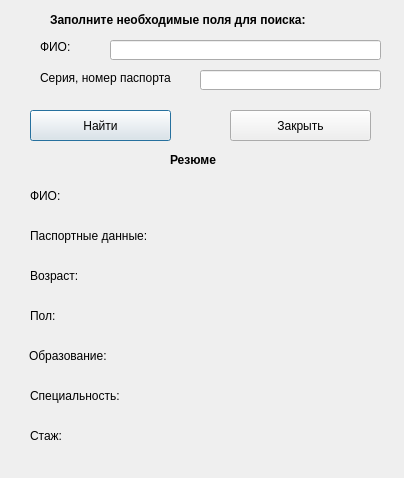
<?xml version="1.0" encoding="UTF-8"?>
<ui version="4.0">
 <class>SearchResume</class>
 <widget class="QDialog" name="SearchResume">
  <property name="geometry">
   <rect>
    <x>0</x>
    <y>0</y>
    <width>404</width>
    <height>478</height>
   </rect>
  </property>
  <property name="windowTitle">
   <string>Dialog</string>
  </property>
  <widget class="QLabel" name="label">
   <property name="geometry">
    <rect>
     <x>50</x>
     <y>10</y>
     <width>281</width>
     <height>20</height>
    </rect>
   </property>
   <property name="font">
    <font>
     <pointsize>9</pointsize>
     <weight>75</weight>
     <bold>true</bold>
    </font>
   </property>
   <property name="text">
    <string>Заполните необходимые поля для поиска:</string>
   </property>
  </widget>
  <widget class="QLabel" name="label_2">
   <property name="geometry">
    <rect>
     <x>40</x>
     <y>40</y>
     <width>47</width>
     <height>13</height>
    </rect>
   </property>
   <property name="text">
    <string>ФИО:</string>
   </property>
  </widget>
  <widget class="QLabel" name="label_3">
   <property name="geometry">
    <rect>
     <x>40</x>
     <y>70</y>
     <width>131</width>
     <height>16</height>
    </rect>
   </property>
   <property name="text">
    <string>Серия, номер паспорта:</string>
   </property>
  </widget>
  <widget class="QPushButton" name="pushButton">
   <property name="geometry">
    <rect>
     <x>30</x>
     <y>110</y>
     <width>141</width>
     <height>31</height>
    </rect>
   </property>
   <property name="text">
    <string>Найти</string>
   </property>
  </widget>
  <widget class="QLineEdit" name="FullName">
   <property name="geometry">
    <rect>
     <x>110</x>
     <y>40</y>
     <width>271</width>
     <height>20</height>
    </rect>
   </property>
  </widget>
  <widget class="QLineEdit" name="PassportData">
   <property name="geometry">
    <rect>
     <x>200</x>
     <y>70</y>
     <width>181</width>
     <height>20</height>
    </rect>
   </property>
  </widget>
  <widget class="QLabel" name="label_4">
   <property name="geometry">
    <rect>
     <x>170</x>
     <y>150</y>
     <width>81</width>
     <height>20</height>
    </rect>
   </property>
   <property name="font">
    <font>
     <pointsize>9</pointsize>
     <weight>75</weight>
     <bold>true</bold>
    </font>
   </property>
   <property name="text">
    <string>Резюме</string>
   </property>
  </widget>
  <widget class="QWidget" name="horizontalLayoutWidget">
   <property name="geometry">
    <rect>
     <x>30</x>
     <y>180</y>
     <width>351</width>
     <height>31</height>
    </rect>
   </property>
   <layout class="QHBoxLayout" name="horizontalLayout">
    <item>
     <widget class="QLabel" name="label_5">
      <property name="text">
       <string>ФИО:</string>
      </property>
     </widget>
    </item>
    <item>
     <widget class="QLabel" name="FN">
      <property name="text">
       <string/>
      </property>
     </widget>
    </item>
   </layout>
  </widget>
  <widget class="QWidget" name="horizontalLayoutWidget_2">
   <property name="geometry">
    <rect>
     <x>30</x>
     <y>220</y>
     <width>351</width>
     <height>31</height>
    </rect>
   </property>
   <layout class="QHBoxLayout" name="horizontalLayout_2">
    <item>
     <widget class="QLabel" name="label_6">
      <property name="text">
       <string>Паспортные данные:</string>
      </property>
     </widget>
    </item>
    <item>
     <widget class="QLabel" name="PD">
      <property name="text">
       <string/>
      </property>
     </widget>
    </item>
   </layout>
  </widget>
  <widget class="QWidget" name="horizontalLayoutWidget_3">
   <property name="geometry">
    <rect>
     <x>30</x>
     <y>260</y>
     <width>351</width>
     <height>31</height>
    </rect>
   </property>
   <layout class="QHBoxLayout" name="horizontalLayout_3">
    <item>
     <widget class="QLabel" name="label_7">
      <property name="text">
       <string>Возраст:</string>
      </property>
     </widget>
    </item>
    <item>
     <widget class="QLabel" name="Ag">
      <property name="text">
       <string/>
      </property>
     </widget>
    </item>
   </layout>
  </widget>
  <widget class="QWidget" name="horizontalLayoutWidget_4">
   <property name="geometry">
    <rect>
     <x>30</x>
     <y>300</y>
     <width>351</width>
     <height>31</height>
    </rect>
   </property>
   <layout class="QHBoxLayout" name="horizontalLayout_4">
    <item>
     <widget class="QLabel" name="label_8">
      <property name="text">
       <string>Пол:</string>
      </property>
     </widget>
    </item>
    <item>
     <widget class="QLabel" name="GD">
      <property name="text">
       <string/>
      </property>
     </widget>
    </item>
   </layout>
  </widget>
  <widget class="QWidget" name="horizontalLayoutWidget_5">
   <property name="geometry">
    <rect>
     <x>29</x>
     <y>340</y>
     <width>351</width>
     <height>31</height>
    </rect>
   </property>
   <layout class="QHBoxLayout" name="horizontalLayout_5">
    <item>
     <widget class="QLabel" name="label_9">
      <property name="text">
       <string>Образование:</string>
      </property>
     </widget>
    </item>
    <item>
     <widget class="QLabel" name="ED">
      <property name="text">
       <string/>
      </property>
     </widget>
    </item>
   </layout>
  </widget>
  <widget class="QWidget" name="horizontalLayoutWidget_6">
   <property name="geometry">
    <rect>
     <x>30</x>
     <y>380</y>
     <width>351</width>
     <height>31</height>
    </rect>
   </property>
   <layout class="QHBoxLayout" name="horizontalLayout_6">
    <item>
     <widget class="QLabel" name="label_10">
      <property name="text">
       <string>Специальность:</string>
      </property>
     </widget>
    </item>
    <item>
     <widget class="QLabel" name="SP">
      <property name="text">
       <string/>
      </property>
     </widget>
    </item>
   </layout>
  </widget>
  <widget class="QWidget" name="horizontalLayoutWidget_7">
   <property name="geometry">
    <rect>
     <x>30</x>
     <y>420</y>
     <width>351</width>
     <height>31</height>
    </rect>
   </property>
   <layout class="QHBoxLayout" name="horizontalLayout_7">
    <item>
     <widget class="QLabel" name="label_11">
      <property name="text">
       <string>Стаж:</string>
      </property>
     </widget>
    </item>
    <item>
     <widget class="QLabel" name="EX">
      <property name="text">
       <string/>
      </property>
     </widget>
    </item>
   </layout>
  </widget>
  <widget class="QPushButton" name="pushButton_2">
   <property name="geometry">
    <rect>
     <x>230</x>
     <y>110</y>
     <width>141</width>
     <height>31</height>
    </rect>
   </property>
   <property name="text">
    <string>Закрыть</string>
   </property>
  </widget>
 </widget>
 <resources/>
 <connections/>
</ui>
